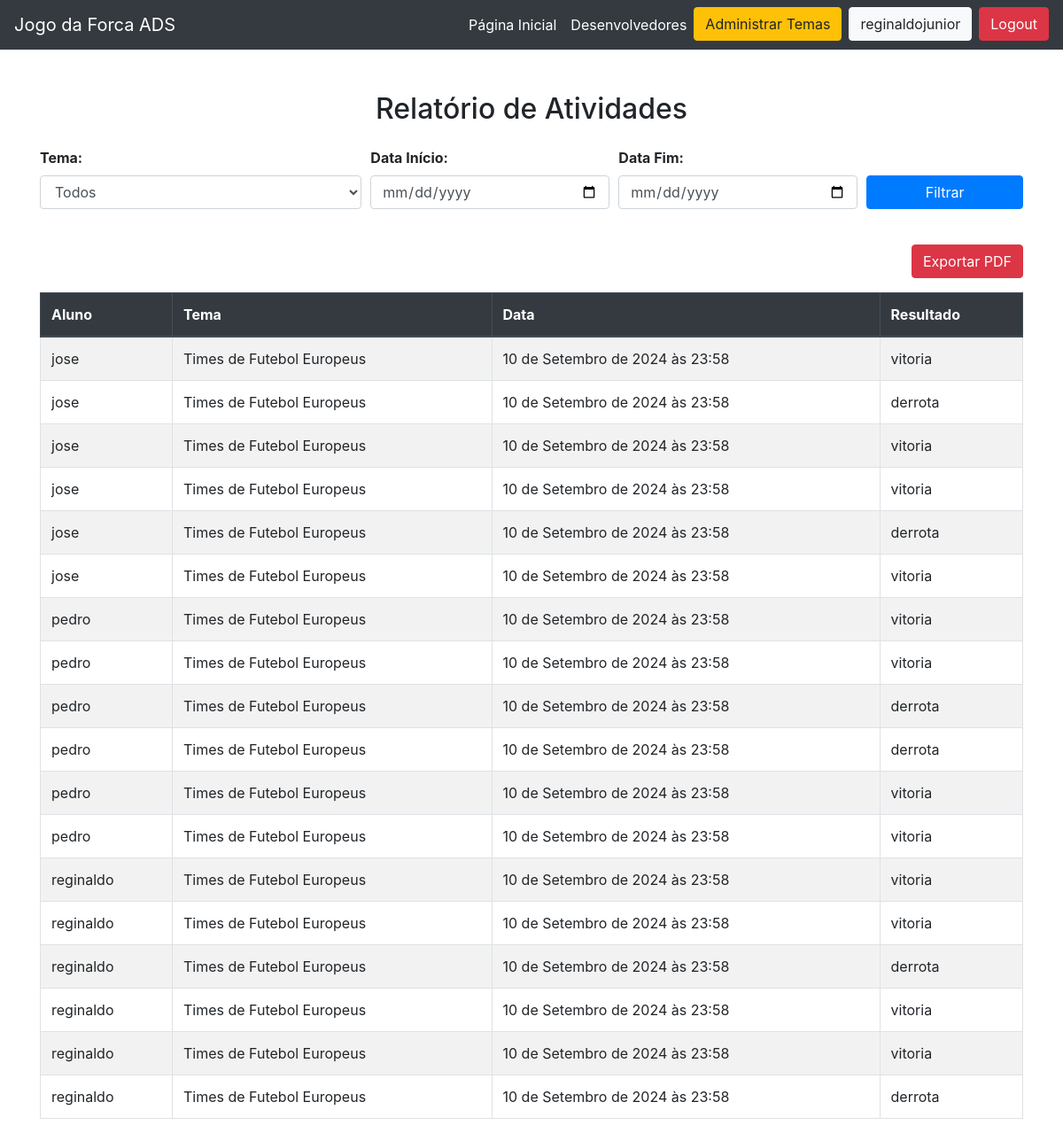
The app's page /professor/relatorio-atividade/ (signed in) with its own data.
### core/models.py (models this page shows, shortened)
class Atividade(models.Model):
    aluno = models.ForeignKey(User, on_delete=models.CASCADE)
    tema = models.ForeignKey(Tema, on_delete=models.CASCADE)
    data = models.DateTimeField(auto_now_add=True)
    resultado = models.CharField(max_length=20, choices=[('vitoria', 'Vitória'), ('derrota', 'Derrota')])

class Tema(models.Model):
    nome = models.CharField(max_length=100, unique=True)
    descricao = models.TextField(blank=True, null=True)
    professor = models.ForeignKey(User, on_delete=models.CASCADE, limit_choices_to={'groups__name': 'professores'})

### core/views.py (the view, shortened to what this page needs)
# urls.py: path('professor/relatorio-atividade/', RelatorioAtividadeView.as_view(), name='relatorioAtividade'),
class RelatorioAtividadeView(ProfessorContextMixin,  ListView):
    template_name = 'professor/relatorioAtividade.html'
    context_object_name = 'atividades'
    model = Atividade
    def get_context_data(self, **kwargs):
        context = super().get_context_data(**kwargs)
        context['temas'] = Tema.objects.filter(professor=self.request.user)
        atividades = self.get_queryset()
        context['atividades_vazias'] = not atividades.exists()
        return context
    def get_queryset(self):
        tema_id = self.request.GET.get('tema')
        data_inicio = self.request.GET.get('data_inicio')
        data_fim = self.request.GET.get('data_fim')
        queryset = Atividade.objects.filter(tema__professor=self.request.user)
        if tema_id:
            queryset = queryset.filter(tema_id=tema_id)
        if data_inicio and data_fim:
            queryset = queryset.filter(data__range=[data_inicio, data_fim])
        queryset = queryset.order_by('aluno__username')
        return queryset
    def get(self, request, *args, **kwargs):
        if 'exportar_pdf' in request.GET:
            return self.exportar_pdf()
        return super().get(request, *args, **kwargs)

### core/mixins.py (called while the page is built)
    def get_context_data(self, **kwargs):
        context = super().get_context_data(**kwargs)
        user = self.request.user
        context['is_professor'] = user.is_authenticated and user.groups.filter(name='professores').exists()
        return context

### core/templates/professor/relatorioAtividade.html (shortened to what this page needs)
{% extends 'base.html' %}
{% block main %}
  <div class="container mt-5">
    <h2 class="mb-4 text-center">Relatório de Atividades</h2>
    <form method="get" class="form-row mb-4 justify-content-center">
      <div class="form-group col-md-4">
        <label for="tema" class="font-weight-bold">Tema:</label>
        <select name="tema" id="tema" class="form-control">
          <option value="">Todos</option>
        </select>
      </div>
      <div class="form-group col-md-3">
        <label for="data_inicio" class="font-weight-bold">Data Início:</label>
        <input type="date" name="data_inicio" id="data_inicio" class="form-control" value="{{ request.GET.data_inicio }}">
      </div>
      <div class="form-group col-md-3">
        <label for="data_fim" class="font-weight-bold">Data Fim:</label>
        <input type="date" name="data_fim" id="data_fim" class="form-control" value="{{ request.GET.data_fim }}">
      </div>
      <div class="form-group col-md-2 align-self-end">
        <button type="submit" class="btn btn-primary btn-block">Filtrar</button>
      </div>
    </form>
    {% if atividades %}
      <div class="text-right mb-3">
        <a href="?exportar_pdf=1" class="btn btn-danger">Exportar PDF</a>
      </div>
      <table class="table table-striped table-bordered">
        <thead class="thead-dark">
          <tr>
            <th>Aluno</th>
            <th>Tema</th>
            <th>Data</th>
            <th>Resultado</th>
          </tr>
        </thead>
        <tbody>
          {% for atividade in atividades %}
            <tr>
              <td>{{ atividade.aluno.username }}</td>
              <td>{{ atividade.tema.nome }}</td>
              <td>{{ atividade.data }}</td>
              <td>{{ atividade.resultado }}</td>
            </tr>
          {% endfor %}
        </tbody>
      </table>
    {% elif request.GET %}
      <p class="text-center">Nenhuma atividade encontrada com os filtros aplicados.</p>
    {% endif %}
  </div>
{% endblock main %}

### core/templates/base.html (shortened to what this page needs)
<!DOCTYPE html>
<html lang="pt-br">
  <head>
    <link
      rel="stylesheet"
      href="https://stackpath.bootstrapcdn.com/bootstrap/4.5.2/css/bootstrap.min.css"
    />
  </head>
  <body>
    <nav class="navbar navbar-expand-lg navbar-dark bg-dark">
      <a class="navbar-brand" href="{% url 'homePage' %}">Jogo da Forca ADS</a>
      <div class="collapse navbar-collapse">
        <ul class="navbar-nav ml-auto">
          <li class="nav-item">
            <a class="nav-link text-white" href="{% url 'homePage' %}"
              >Página Inicial</a
            >
          </li>
          <li class="nav-item">
            <a
              class="nav-link text-white"
              href="{% url 'desenvolvedoresPage' %}"
              >Desenvolvedores</a
            >
          </li>
          {% if user.is_authenticated %} {% if is_professor %}
          <li class="nav-item">
            <a class="btn btn-warning" href="{% url 'professorGeralPage' %}" style="margin-right: 0.5em"
              >Administrar Temas</a
            >
          </li>
          {% endif %}
          <li class="nav-item">
            <a
              class="btn btn-light"
              href="{% url 'homePage' %}"
              style="margin-right: 0.5em"
              >{{ user.username }}</a
            >
          </li>
          <li class="nav-item">
            <form action="{% url 'logout' %}" method="post" class="form-inline">
              <button type="submit" class="btn btn-danger">Logout</button>
            </form>
          </li>
          {% else %}
          <li class="nav-item">
            <a class="btn btn-success" href="{% url 'signin' %}">Entrar</a>
          </li>
          {% endif %}
        </ul>
      </div>
    </nav>
    {% block main %} {% endblock main %}
  </body>
</html>

### records on screen
Atividade: aluno.username "jose", tema.nome "Times de Futebol Europeus", data "10 de Setembro de 2024 às 23:58", resultado "vitoria"
Atividade: aluno.username "jose", tema.nome "Times de Futebol Europeus", data "10 de Setembro de 2024 às 23:58", resultado "derrota"
Atividade: aluno.username "jose", tema.nome "Times de Futebol Europeus", data "10 de Setembro de 2024 às 23:58", resultado "vitoria"
Atividade: aluno.username "jose", tema.nome "Times de Futebol Europeus", data "10 de Setembro de 2024 às 23:58", resultado "vitoria"
Atividade: aluno.username "jose", tema.nome "Times de Futebol Europeus", data "10 de Setembro de 2024 às 23:58", resultado "derrota"
Atividade: aluno.username "jose", tema.nome "Times de Futebol Europeus", data "10 de Setembro de 2024 às 23:58", resultado "vitoria"
Atividade: aluno.username "pedro", tema.nome "Times de Futebol Europeus", data "10 de Setembro de 2024 às 23:58", resultado "vitoria"
Atividade: aluno.username "pedro", tema.nome "Times de Futebol Europeus", data "10 de Setembro de 2024 às 23:58", resultado "vitoria"
Atividade: aluno.username "pedro", tema.nome "Times de Futebol Europeus", data "10 de Setembro de 2024 às 23:58", resultado "derrota"
Atividade: aluno.username "pedro", tema.nome "Times de Futebol Europeus", data "10 de Setembro de 2024 às 23:58", resultado "derrota"
Atividade: aluno.username "pedro", tema.nome "Times de Futebol Europeus", data "10 de Setembro de 2024 às 23:58", resultado "vitoria"
Atividade: aluno.username "pedro", tema.nome "Times de Futebol Europeus", data "10 de Setembro de 2024 às 23:58", resultado "vitoria"
Atividade: aluno.username "reginaldo", tema.nome "Times de Futebol Europeus", data "10 de Setembro de 2024 às 23:58", resultado "vitoria"
Atividade: aluno.username "reginaldo", tema.nome "Times de Futebol Europeus", data "10 de Setembro de 2024 às 23:58", resultado "vitoria"
Atividade: aluno.username "reginaldo", tema.nome "Times de Futebol Europeus", data "10 de Setembro de 2024 às 23:58", resultado "derrota"
Atividade: aluno.username "reginaldo", tema.nome "Times de Futebol Europeus", data "10 de Setembro de 2024 às 23:58", resultado "vitoria"
Atividade: aluno.username "reginaldo", tema.nome "Times de Futebol Europeus", data "10 de Setembro de 2024 às 23:58", resultado "vitoria"
Atividade: aluno.username "reginaldo", tema.nome "Times de Futebol Europeus", data "10 de Setembro de 2024 às 23:58", resultado "derrota"

### other values on screen
{{ user.username }} "reginaldojunior"
